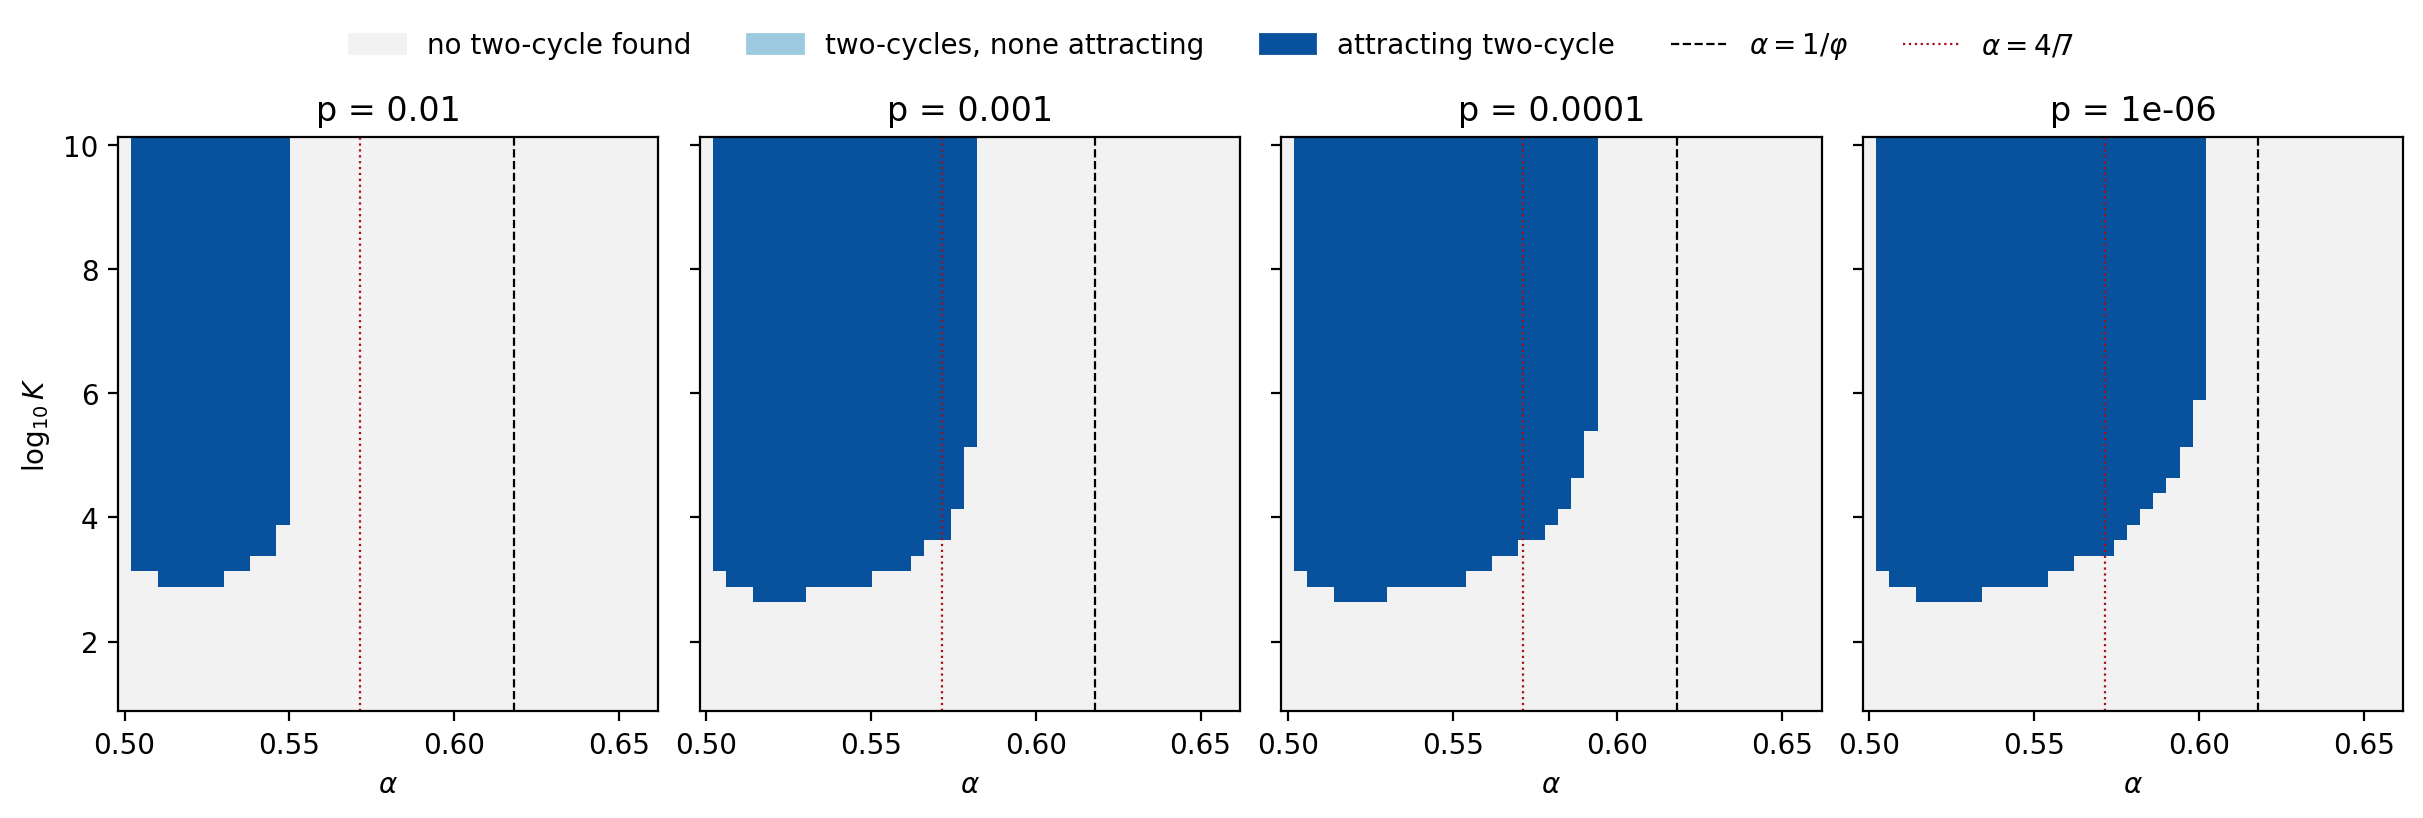

This figure's Python source:
#!/usr/bin/env python3
"""EXPLORATORY (non-rigorous, float64): where does two-state MPRK22(alpha) have two-cycles?

For a grid of (alpha, K) at several equilibrium fractions p, count period-two
orbits of the scalar map F_{K,p} in (p,1) (sign changes of F^2 - id on a
fine log grid) and test whether one is attracting (|multiplier| < 1).
Writes X1_phase_diagram.csv and X1_phase_diagram.png.  Not a proof: grid-based
root detection can miss roots, and float64 cannot resolve cycle points closer
than ~1e-15 to 0 or 1.
"""
import csv, os, tempfile
from pathlib import Path
os.environ.setdefault("MPLCONFIGDIR", str(Path(tempfile.gettempdir()) / "mprk22-mpl"))
import numpy as np
import matplotlib
matplotlib.use("Agg")
import matplotlib.pyplot as plt
from pds_schemes import scalar_F, two_cycles

HERE = Path(__file__).resolve().parent
alphas = np.round(np.arange(0.500, 0.6601, 0.004), 4)
logK = np.round(np.arange(1.0, 10.01, 0.25), 3)
ps = [1e-2, 1e-3, 1e-4, 1e-6]
rows = []
for p in ps:
    for a in alphas:
        for lk in logK:
            cyc = two_cycles(scalar_F(a, 10.0 ** lk, p), p)
            att = sum(1 for c in cyc if abs(c[2]) < 1)
            rows.append((p, a, lk, len(cyc), att))
with open(HERE / "X1_phase_diagram.csv", "w", newline="") as fh:
    w = csv.writer(fh)
    w.writerow(["p", "alpha", "log10_K", "n_two_cycles_found", "n_attracting"])
    w.writerows(rows)

plt.rcParams.update({"font.size": 10, "font.family": "DejaVu Sans"})
fig, axes = plt.subplots(1, 4, figsize=(12, 3.6), sharey=True, constrained_layout=True)
cmap = matplotlib.colors.ListedColormap(["#f2f2f2", "#9ecae1", "#08519c"])
for ax, p in zip(axes, ps):
    Z = np.zeros((len(logK), len(alphas)))
    for (pp, a, lk, n, att) in rows:
        if pp != p:
            continue
        i = int(np.argmin(abs(logK - lk))); j = int(np.argmin(abs(alphas - a)))
        Z[i, j] = 2 if att > 0 else (1 if n > 0 else 0)
    da, dk = alphas[1] - alphas[0], logK[1] - logK[0]
    ax.imshow(Z, origin="lower", aspect="auto", cmap=cmap, vmin=0, vmax=2,
              extent=[alphas[0] - da / 2, alphas[-1] + da / 2, logK[0] - dk / 2, logK[-1] + dk / 2])
    ax.axvline((np.sqrt(5) - 1) / 2, color="k", lw=0.8, ls="--")
    ax.axvline(4 / 7, color="#a50f15", lw=0.8, ls=":")
    ax.set_title("p = %g" % p)
    ax.set_xlabel(r"$\alpha$")
axes[0].set_ylabel(r"$\log_{10} K$")
handles = [matplotlib.patches.Patch(color="#f2f2f2", label="no two-cycle found"),
           matplotlib.patches.Patch(color="#9ecae1", label="two-cycles, none attracting"),
           matplotlib.patches.Patch(color="#08519c", label="attracting two-cycle"),
           matplotlib.lines.Line2D([], [], color="k", ls="--", lw=0.8, label=r"$\alpha=1/\varphi$"),
           matplotlib.lines.Line2D([], [], color="#a50f15", ls=":", lw=0.8, label=r"$\alpha=4/7$")]
fig.legend(handles=handles, loc="lower center", bbox_to_anchor=(0.5, 1.0), ncol=5, frameon=False)
fig.savefig(HERE / "X1_phase_diagram.png", dpi=200, bbox_inches="tight")
# symmetric equilibrium p = 1/2 (the setting of the original experiments)
sym = 0
for a in alphas:
    for lk in logK:
        sym += len(two_cycles(scalar_F(a, 10.0 ** lk, 0.5), 0.5))
(HERE / "X1_symmetric_p_half.txt").write_text(
    "two-cycles found at p = 1/2 over the same (alpha, log10 K) grid: %d\n" % sym)
print("wrote X1_phase_diagram.csv/png;", len(rows), "parameter points; p=1/2 two-cycles:", sym)
